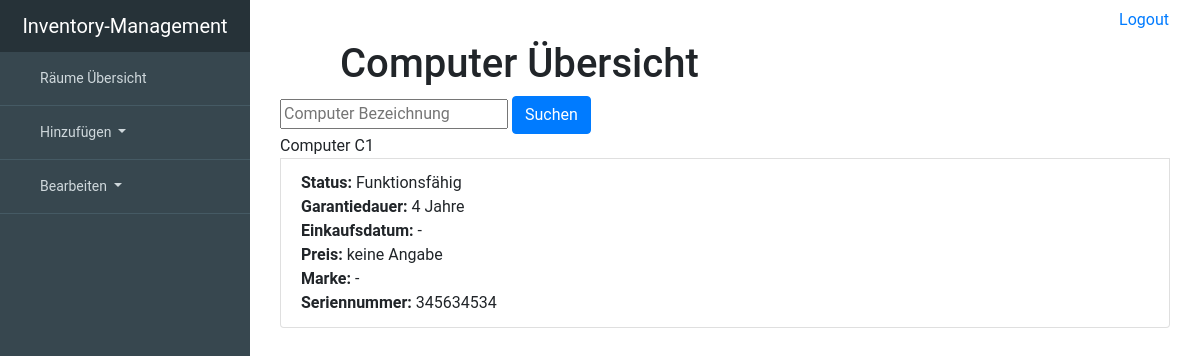
The app's page /computer/all, older data.
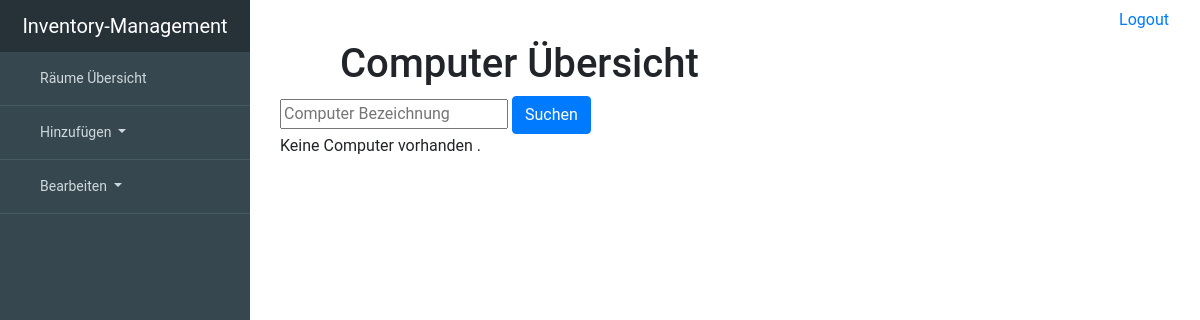
The same page, newer data.
### inventory_managementsentials/models.py (models this page shows, shortened)
class Device(models.Model):
    room = models.ForeignKey('Room', null=True, blank=True, on_delete=models.SET_NULL)
    description = models.CharField(max_length=99, unique=True, primary_key=True)
    working = 'working'
    broken = 'broken'
    status_choice = [(working, "working"), (broken, "broken")]
    status = models.CharField(choices=status_choice, max_length=7, blank=True, null=True)
    serialnumber = models.CharField(max_length=99, blank=True, null=True)
    warranty_period = models.IntegerField(blank=True, null=True)
    date_of_purchase = models.DateTimeField(blank=True, null=True)
    price = models.IntegerField(blank=True, null=True)
    brand = models.ForeignKey(Brand, on_delete=models.SET_NULL, blank=True, null=True)
    class Meta:
        abstract = True

class Computer(Device):
    class Meta:
        verbose_name = "Computer"
        verbose_name_plural = "Computers"

### inventory_managementsentials/views.py (the view)
# urls.py: url(r'^computer/all$', views.ComputerView.as_view(), name='ComputerView'),
class ComputerView(generic.ListView):
    template_name = 'inventory_managementsentials/all/all_computer.html'
    context_object_name = 'computer_list'
    def get_queryset(self):
        filter_description = self.request.GET.get('computer_description', None)
        if filter_description is not None:
            return Computer.objects.filter(description__icontains=filter_description)
        else:
            return Computer.objects.order_by('description')

### inventory_managementsentials/templates/inventory_managementsentials/all/all_computer.html (shortened to what this page needs)
{% extends "inventory_managementsentials/base.html" %}
{% block content %}
    <div class="container">
        <header>
            <div class="editor-indent" style="margin-left: 20px; padding: 0 0 0 40px; margin-right: 50px">
                <div class="inner">
                    <h1>Computer Übersicht </h1>
                </div>
            </div>
        </header>
        <form method="GET" action="/computer/all">
                <input type="text" name="computer_description" placeholder="Computer Bezeichnung">
                <button type="submit" class="btn btn-primary">Suchen</button>
            </form>
        <div class="whatever_else_you_need">
            {% if computer_list %}
                {% for computer in computer_list %}
                    <div class="list-group">
                        <a class="list-group-itemlist-group-item-action active">Computer {{ computer.description }}</a>
                         <a class="list-group-item list-group-item-action">   <strong>Status:</strong>
                        {% if computer.status == 'working' %}
                            Funktionsfähig
                        {% elif computer.status == 'broken' %}
                            <strong>Defekt</strong>
                        {% else %}
                            -
                        {% endif %}<br>
                            <strong>Garantiedauer:</strong>
                        {% if computer.warranty_period %}
                            {{ computer.warranty_period }} Jahre
                        {% else %}
                            -
                        {% endif %}
                        <br>
                            <strong>Einkaufsdatum:</strong> {{ computer.date_of_purchase|default_if_none:'-' }}<br>
                            <strong>Preis:</strong>
                        {% if computer.price %}
                            {{ computer.price}}€
                        {% else %}
                            keine Angabe
                        {% endif %}
                        <br>
                            <strong>Marke:</strong> {{ computer.brand|default_if_none:'-'}}<br>
                            <strong>Seriennummer: </strong> {{ computer.serialnumber|default_if_none:'-'}}<br>
                        </a>
                    </div>
                {% endfor %}
        {% else %}
                <p>Keine Computer vorhanden .</p>
            {% endif %}
        </div>
    </div>
{% endblock %}

Row changes from the older to the newer data that the page shows:
removed Computer: description "C1", status "Funktionsfähig", warranty_period "4", date_of_purchase "-", shows "keine Angabe", brand "-", serialnumber "345634534"
Text that changed along with them:
text now shown: "Keine Computer vorhanden ."
